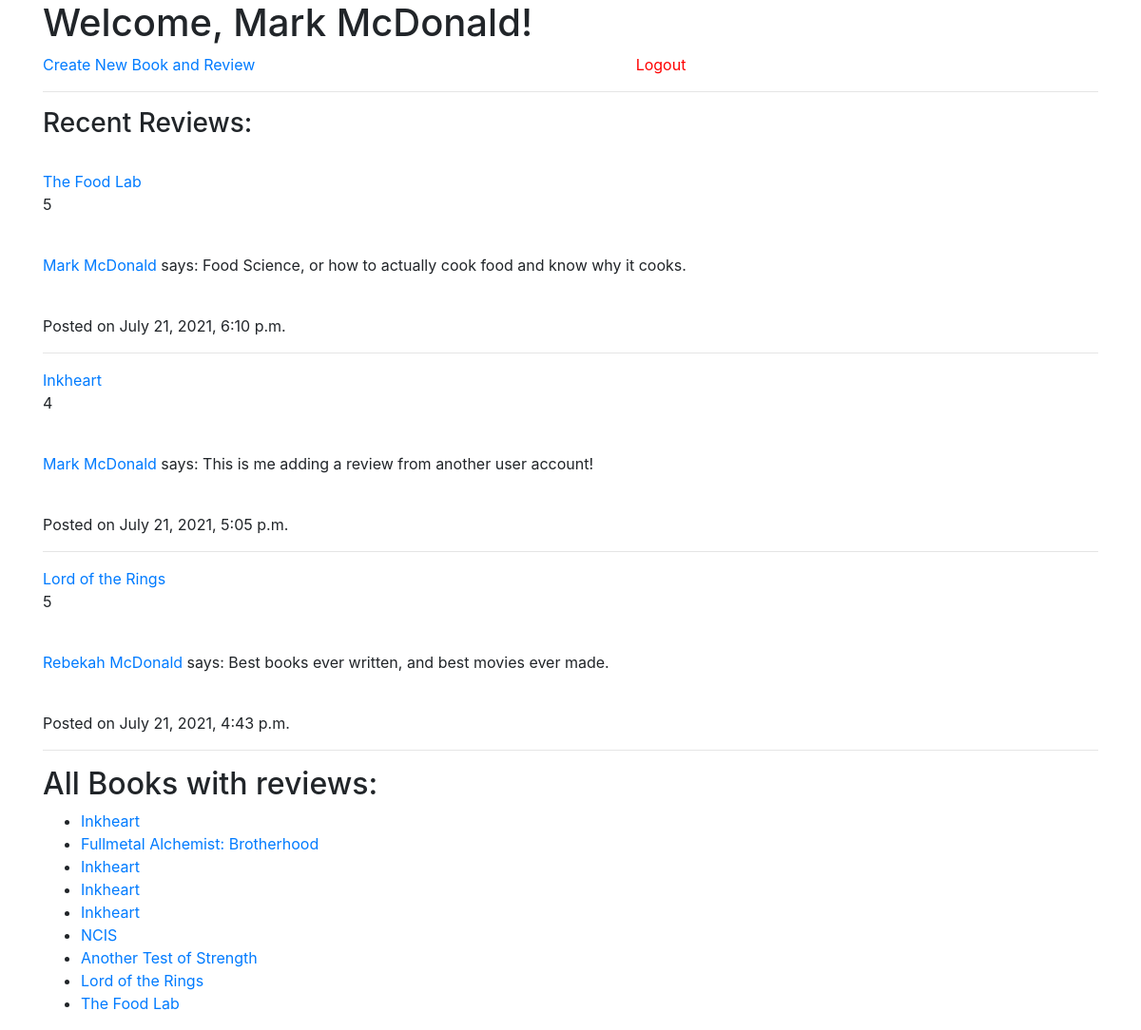
Page /user/dashboard (signed in) on the committed database.
### reads_app/models.py (models this page shows)
class User(models.Model):
    name = models.CharField(max_length=50)
    alias = models.CharField(max_length=50)
    email = models.CharField(max_length=50)
    password = models.CharField(max_length=50)
    created_at = models.DateTimeField(auto_now_add=True)
    updated_at = models.DateTimeField(auto_now=True)
    objects = UserManager()

class Review(models.Model):
    content = models.TextField()
    rating = models.IntegerField()
    user_review = models.ForeignKey(User, related_name="user_reviews", on_delete=models.CASCADE)
    book_reviewed = models.ForeignKey(Book, related_name="book_reviews", on_delete=models.CASCADE)
    created_at = models.DateTimeField(auto_now_add=True)
    updated_at = models.DateTimeField(auto_now=True)
    objects = ReviewManager()

class Book(models.Model):
    title = models.CharField(max_length=50)
    created_at = models.DateTimeField(auto_now_add=True)
    updated_at = models.DateTimeField(auto_now=True)
    objects = BookManager()

### reads_app/views.py (the view)
# urls.py: path('user/dashboard', views.dashboard),
def dashboard(request):
    if 'logged_user' not in request.session:
        messages.error(request, "You must be logged in or registered to access this!")
        return redirect('/')
    context = {
        'logged_user': User.objects.get(id=request.session['logged_user']),
        'all_books': Book.objects.all(),
        'recent_reviews': Review.objects.order_by('created_at').reverse()[:3]
    }
    return render(request, 'dashboard.html', context)

### reads_app/templates/dashboard.html (shortened to what this page needs)
<!DOCTYPE html>
<html lang="en">
<head>
    <link
    rel="stylesheet"
    href="https://stackpath.bootstrapcdn.com/bootstrap/4.5.2/css/bootstrap.min.css"
/>
</head>
<body>
    <div class="container">
        <h1>Welcome, {{logged_user.name}}!</h1>
        <div class="row">
            <a href="/book/book_form" class="col-4">Create New Book and Review</a>
            <a href="/user/logout" class="d-flex justify-content-center col-6" style="color: red;">Logout</a>
        </div>
        <hr>
        <h3>Recent Reviews:</h3>
        <br>
            {% for review in recent_reviews %}
                <a href="/book/{{review.book_reviewed.id}}">{{review.book_reviewed.title}}</a>
                <br>
                <p>{{review.rating}}</p>
                <br>
                <p><a href="/user/{{review.user_review.id}}">{{review.user_review.name}}</a> says: {{review.content}}</p>
                <br>
                <p>Posted on {{review.created_at}}</p>
                <hr>
            {% endfor %}
        <h2>All Books with reviews:</h2>
            <ul>
                {% for book in all_books %}
                {% if book.book_reviews.all|length > 0 %}
                <li><a href="/book/{{book.id}}">{{book.title}}</a></li>
                {% endif %}
                {% endfor %}
            </ul>
    </div>
</body>
</html>

### rows in the picture
User: name "Mark McDonald"
Review: book_reviewed "The Food Lab", rating "5", user_review.name "Mark McDonald", content "Food Science, or how to actually cook food and know why it cooks.", created_at "July 21, 2021, 6:10 p.m."
Review: book_reviewed "Inkheart", rating "4", user_review.name "Mark McDonald", content "This is me adding a review from another user account!", created_at "July 21, 2021, 5:05 p.m."
Review: book_reviewed "Lord of the Rings", rating "5", user_review.name "Rebekah McDonald", content "Best books ever written, and best movies ever made.", created_at "July 21, 2021, 4:43 p.m."
Book: title "Inkheart"
Book: title "Fullmetal Alchemist: Brotherhood"
Book: title "Inkheart"
Book: title "Inkheart"
Book: title "Inkheart"
Book: title "NCIS"
Book: title "Another Test of Strength"
Book: title "Lord of the Rings"
Book: title "The Food Lab"
